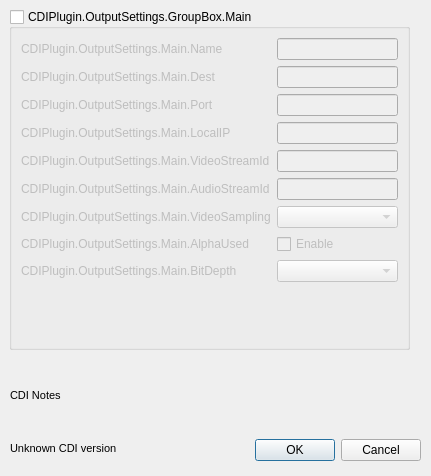
<?xml version="1.0" encoding="UTF-8"?>
<ui version="4.0">
 <class>OutputSettings</class>
 <widget class="QDialog" name="OutputSettings">
  <property name="windowModality">
   <enum>Qt::WindowModal</enum>
  </property>
  <property name="geometry">
   <rect>
    <x>0</x>
    <y>0</y>
    <width>431</width>
    <height>476</height>
   </rect>
  </property>
  <property name="sizePolicy">
   <sizepolicy hsizetype="Preferred" vsizetype="MinimumExpanding">
    <horstretch>0</horstretch>
    <verstretch>0</verstretch>
   </sizepolicy>
  </property>
  <property name="windowTitle">
   <string>CDIPlugin.OutputSettings.DialogTitle</string>
  </property>
  <widget class="QGroupBox" name="mainOutputGroupBox">
   <property name="geometry">
    <rect>
     <x>9</x>
     <y>9</y>
     <width>401</width>
     <height>341</height>
    </rect>
   </property>
   <property name="sizePolicy">
    <sizepolicy hsizetype="Preferred" vsizetype="Fixed">
     <horstretch>0</horstretch>
     <verstretch>0</verstretch>
    </sizepolicy>
   </property>
   <property name="title">
    <string>CDIPlugin.OutputSettings.GroupBox.Main</string>
   </property>
   <property name="checkable">
    <bool>true</bool>
   </property>
   <property name="checked">
    <bool>false</bool>
   </property>
   <layout class="QFormLayout" name="formLayout_3">
    <item row="0" column="0" colspan="2">
     <layout class="QFormLayout" name="formLayout_2">
      <property name="fieldGrowthPolicy">
       <enum>QFormLayout::AllNonFixedFieldsGrow</enum>
      </property>
      <item row="0" column="0">
       <widget class="QLabel" name="mainOutputNameLabel">
        <property name="text">
         <string>CDIPlugin.OutputSettings.Main.Name</string>
        </property>
       </widget>
      </item>
      <item row="0" column="1">
       <widget class="QLineEdit" name="mainOutputName"/>
      </item>
      <item row="1" column="0">
       <widget class="QLabel" name="mainOutputDestLabel">
        <property name="text">
         <string>CDIPlugin.OutputSettings.Main.Dest</string>
        </property>
       </widget>
      </item>
      <item row="1" column="1">
       <widget class="QLineEdit" name="mainOutputDest"/>
      </item>
      <item row="2" column="0">
       <widget class="QLabel" name="mainOutputPortLabel">
        <property name="text">
         <string>CDIPlugin.OutputSettings.Main.Port</string>
        </property>
       </widget>
      </item>
      <item row="2" column="1">
       <widget class="QLineEdit" name="mainOutputPort"/>
      </item>
      <item row="4" column="0">
       <widget class="QLabel" name="mainOutputEFALabel">
        <property name="text">
         <string>CDIPlugin.OutputSettings.Main.LocalIP</string>
        </property>
       </widget>
      </item>
      <item row="4" column="1">
       <widget class="QLineEdit" name="mainOutputIP"/>
      </item>
      <item row="5" column="0">
       <widget class="QLabel" name="mainVideoStreamIdLabel">
        <property name="text">
         <string>CDIPlugin.OutputSettings.Main.VideoStreamId</string>
        </property>
       </widget>
      </item>
      <item row="5" column="1">
       <widget class="QLineEdit" name="mainVideoStreamId"/>
      </item>
      <item row="6" column="0">
       <widget class="QLabel" name="mainAudioStreamIdLabel">
        <property name="text">
         <string>CDIPlugin.OutputSettings.Main.AudioStreamId</string>
        </property>
       </widget>
      </item>
      <item row="6" column="1">
       <widget class="QLineEdit" name="mainAudioStreamId"/>
      </item>
      <item row="9" column="0">
       <widget class="QLabel" name="mainBitDepthLabel">
        <property name="text">
         <string>CDIPlugin.OutputSettings.Main.BitDepth</string>
        </property>
       </widget>
      </item>
      <item row="7" column="0">
       <widget class="QLabel" name="mainVideoSamplingLabel">
        <property name="text">
         <string>CDIPlugin.OutputSettings.Main.VideoSampling</string>
        </property>
       </widget>
      </item>
      <item row="7" column="1">
       <widget class="QComboBox" name="mainComboBoxVideoSampling"/>
      </item>
      <item row="9" column="1">
       <widget class="QComboBox" name="mainComboBoxBitDepth"/>
      </item>
      <item row="8" column="0">
       <widget class="QLabel" name="mainAlphaUsedLabel">
        <property name="text">
         <string>CDIPlugin.OutputSettings.Main.AlphaUsed</string>
        </property>
       </widget>
      </item>
      <item row="8" column="1">
       <widget class="QCheckBox" name="mainCheckBoxAlphaUsed">
        <property name="text">
         <string>Enable</string>
        </property>
       </widget>
      </item>
     </layout>
    </item>
   </layout>
  </widget>
  <widget class="QDialogButtonBox" name="buttonBox">
   <property name="geometry">
    <rect>
     <x>10</x>
     <y>430</y>
     <width>411</width>
     <height>41</height>
    </rect>
   </property>
   <property name="orientation">
    <enum>Qt::Horizontal</enum>
   </property>
   <property name="standardButtons">
    <set>QDialogButtonBox::Cancel|QDialogButtonBox::Ok</set>
   </property>
  </widget>
  <widget class="QLabel" name="cdiVersionLabel">
   <property name="geometry">
    <rect>
     <x>10</x>
     <y>440</y>
     <width>211</width>
     <height>16</height>
    </rect>
   </property>
   <property name="font">
    <font>
     <pointsize>8</pointsize>
    </font>
   </property>
   <property name="text">
    <string>Unknown CDI version</string>
   </property>
  </widget>
  <widget class="QLabel" name="cdiNotesLabel">
   <property name="geometry">
    <rect>
     <x>10</x>
     <y>370</y>
     <width>411</width>
     <height>51</height>
    </rect>
   </property>
   <property name="font">
    <font>
     <pointsize>8</pointsize>
    </font>
   </property>
   <property name="text">
    <string>CDI Notes</string>
   </property>
   <property name="wordWrap">
    <bool>true</bool>
   </property>
  </widget>
 </widget>
 <resources/>
 <connections>
  <connection>
   <sender>buttonBox</sender>
   <signal>accepted()</signal>
   <receiver>OutputSettings</receiver>
   <slot>accept()</slot>
   <hints>
    <hint type="sourcelabel">
     <x>248</x>
     <y>254</y>
    </hint>
    <hint type="destinationlabel">
     <x>157</x>
     <y>274</y>
    </hint>
   </hints>
  </connection>
  <connection>
   <sender>buttonBox</sender>
   <signal>rejected()</signal>
   <receiver>OutputSettings</receiver>
   <slot>reject()</slot>
   <hints>
    <hint type="sourcelabel">
     <x>316</x>
     <y>260</y>
    </hint>
    <hint type="destinationlabel">
     <x>286</x>
     <y>274</y>
    </hint>
   </hints>
  </connection>
 </connections>
</ui>
